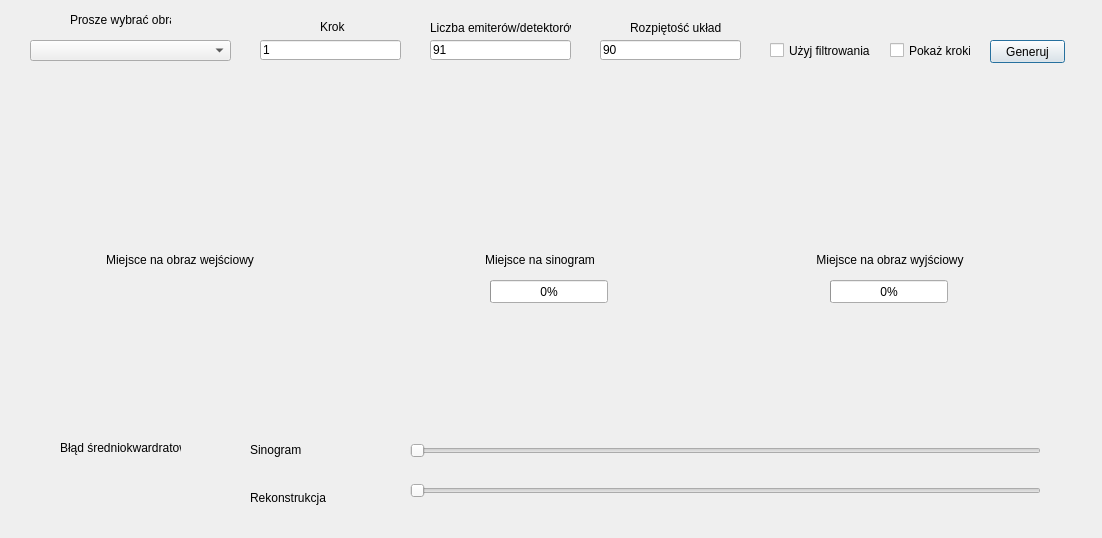
<?xml version="1.0" encoding="UTF-8"?>
<ui version="4.0">
 <class>Dialog</class>
 <widget class="QDialog" name="Dialog">
  <property name="geometry">
   <rect>
    <x>0</x>
    <y>0</y>
    <width>1102</width>
    <height>538</height>
   </rect>
  </property>
  <property name="windowTitle">
   <string>Dialog</string>
  </property>
  <widget class="QComboBox" name="comboBox">
   <property name="geometry">
    <rect>
     <x>30</x>
     <y>40</y>
     <width>201</width>
     <height>21</height>
    </rect>
   </property>
  </widget>
  <widget class="QLabel" name="label">
   <property name="geometry">
    <rect>
     <x>70</x>
     <y>10</y>
     <width>101</width>
     <height>20</height>
    </rect>
   </property>
   <property name="text">
    <string>Prosze wybrać obraz</string>
   </property>
  </widget>
  <widget class="QLabel" name="in_image">
   <property name="geometry">
    <rect>
     <x>30</x>
     <y>110</y>
     <width>300</width>
     <height>300</height>
    </rect>
   </property>
   <property name="text">
    <string>Miejsce na obraz wejściowy</string>
   </property>
   <property name="alignment">
    <set>Qt::AlignCenter</set>
   </property>
  </widget>
  <widget class="QLabel" name="sinogram_image">
   <property name="geometry">
    <rect>
     <x>390</x>
     <y>110</y>
     <width>300</width>
     <height>300</height>
    </rect>
   </property>
   <property name="text">
    <string>Miejsce na sinogram</string>
   </property>
   <property name="alignment">
    <set>Qt::AlignCenter</set>
   </property>
  </widget>
  <widget class="QLabel" name="out_image">
   <property name="geometry">
    <rect>
     <x>740</x>
     <y>110</y>
     <width>300</width>
     <height>300</height>
    </rect>
   </property>
   <property name="text">
    <string>Miejsce na obraz wyjściowy</string>
   </property>
   <property name="alignment">
    <set>Qt::AlignCenter</set>
   </property>
  </widget>
  <widget class="QPushButton" name="pushButton">
   <property name="geometry">
    <rect>
     <x>990</x>
     <y>40</y>
     <width>75</width>
     <height>23</height>
    </rect>
   </property>
   <property name="text">
    <string>Generuj</string>
   </property>
  </widget>
  <widget class="QSlider" name="slider">
   <property name="geometry">
    <rect>
     <x>410</x>
     <y>440</y>
     <width>631</width>
     <height>22</height>
    </rect>
   </property>
   <property name="orientation">
    <enum>Qt::Horizontal</enum>
   </property>
  </widget>
  <widget class="QLabel" name="label_sin">
   <property name="geometry">
    <rect>
     <x>250</x>
     <y>440</y>
     <width>111</width>
     <height>20</height>
    </rect>
   </property>
   <property name="text">
    <string>Sinogram</string>
   </property>
  </widget>
  <widget class="QLabel" name="label_img">
   <property name="geometry">
    <rect>
     <x>250</x>
     <y>490</y>
     <width>111</width>
     <height>16</height>
    </rect>
   </property>
   <property name="text">
    <string>Rekonstrukcja</string>
   </property>
  </widget>
  <widget class="QSlider" name="sliderR">
   <property name="geometry">
    <rect>
     <x>410</x>
     <y>480</y>
     <width>631</width>
     <height>22</height>
    </rect>
   </property>
   <property name="orientation">
    <enum>Qt::Horizontal</enum>
   </property>
  </widget>
  <widget class="QLabel" name="label_2">
   <property name="geometry">
    <rect>
     <x>320</x>
     <y>20</y>
     <width>47</width>
     <height>13</height>
    </rect>
   </property>
   <property name="text">
    <string>Krok</string>
   </property>
  </widget>
  <widget class="QLineEdit" name="lineEdit">
   <property name="geometry">
    <rect>
     <x>260</x>
     <y>40</y>
     <width>141</width>
     <height>20</height>
    </rect>
   </property>
   <property name="text">
    <string>1</string>
   </property>
  </widget>
  <widget class="QLabel" name="label_3">
   <property name="geometry">
    <rect>
     <x>430</x>
     <y>20</y>
     <width>141</width>
     <height>16</height>
    </rect>
   </property>
   <property name="text">
    <string>Liczba emiterów/detektorów</string>
   </property>
  </widget>
  <widget class="QLineEdit" name="lineEdit_2">
   <property name="geometry">
    <rect>
     <x>430</x>
     <y>40</y>
     <width>141</width>
     <height>20</height>
    </rect>
   </property>
   <property name="text">
    <string>91</string>
   </property>
  </widget>
  <widget class="QLabel" name="label_4">
   <property name="geometry">
    <rect>
     <x>630</x>
     <y>20</y>
     <width>91</width>
     <height>16</height>
    </rect>
   </property>
   <property name="text">
    <string>Rozpiętość układu</string>
   </property>
  </widget>
  <widget class="QLineEdit" name="lineEdit_3">
   <property name="geometry">
    <rect>
     <x>600</x>
     <y>40</y>
     <width>141</width>
     <height>20</height>
    </rect>
   </property>
   <property name="text">
    <string>90</string>
   </property>
  </widget>
  <widget class="QCheckBox" name="checkBox">
   <property name="geometry">
    <rect>
     <x>770</x>
     <y>40</y>
     <width>111</width>
     <height>21</height>
    </rect>
   </property>
   <property name="text">
    <string>Użyj filtrowania</string>
   </property>
  </widget>
  <widget class="QLabel" name="label_5">
   <property name="geometry">
    <rect>
     <x>60</x>
     <y>440</y>
     <width>121</width>
     <height>16</height>
    </rect>
   </property>
   <property name="text">
    <string>Błąd średniokwardratowy</string>
   </property>
  </widget>
  <widget class="QLabel" name="rmse">
   <property name="geometry">
    <rect>
     <x>90</x>
     <y>470</y>
     <width>47</width>
     <height>13</height>
    </rect>
   </property>
   <property name="frameShape">
    <enum>QFrame::NoFrame</enum>
   </property>
   <property name="text">
    <string/>
   </property>
  </widget>
  <widget class="QCheckBox" name="steps">
   <property name="geometry">
    <rect>
     <x>890</x>
     <y>40</y>
     <width>81</width>
     <height>21</height>
    </rect>
   </property>
   <property name="text">
    <string>Pokaż kroki</string>
   </property>
  </widget>
  <widget class="QProgressBar" name="sin_prog">
   <property name="geometry">
    <rect>
     <x>490</x>
     <y>280</y>
     <width>118</width>
     <height>23</height>
    </rect>
   </property>
   <property name="value">
    <number>0</number>
   </property>
  </widget>
  <widget class="QProgressBar" name="out_prog">
   <property name="geometry">
    <rect>
     <x>830</x>
     <y>280</y>
     <width>118</width>
     <height>23</height>
    </rect>
   </property>
   <property name="value">
    <number>0</number>
   </property>
  </widget>
 </widget>
 <resources/>
 <connections/>
</ui>
